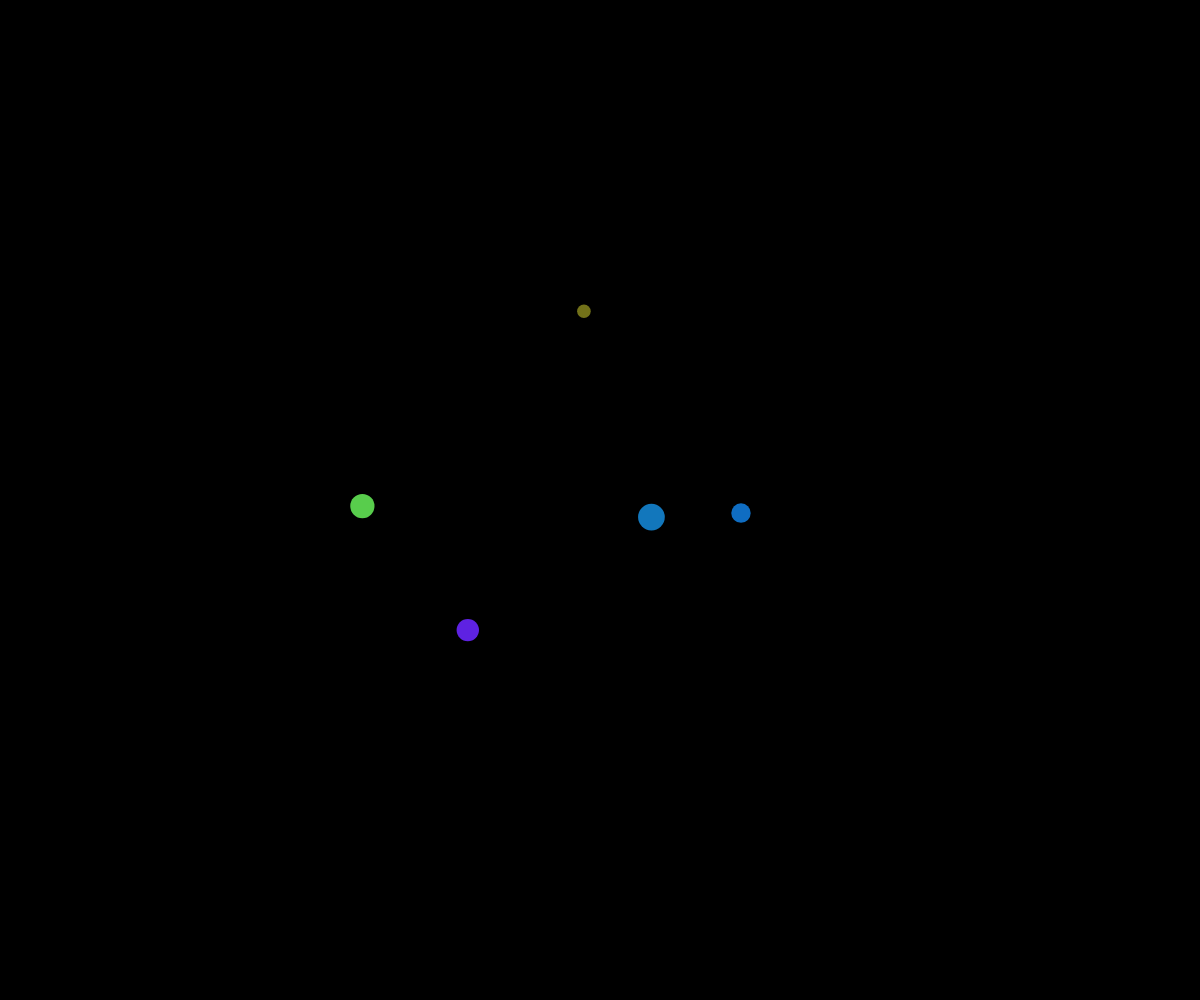
Frame 1 (no input)
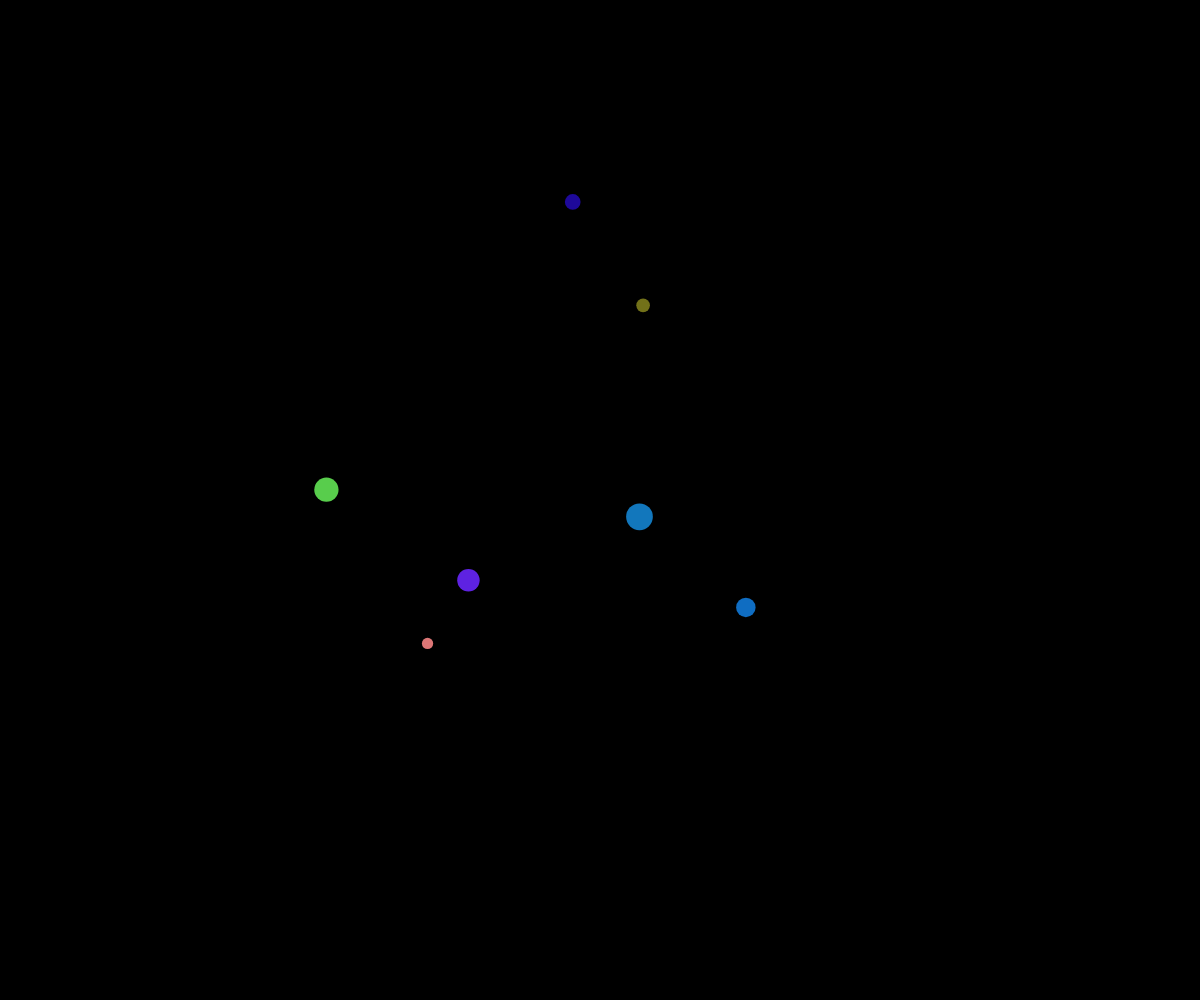
Frame 60 (no input)
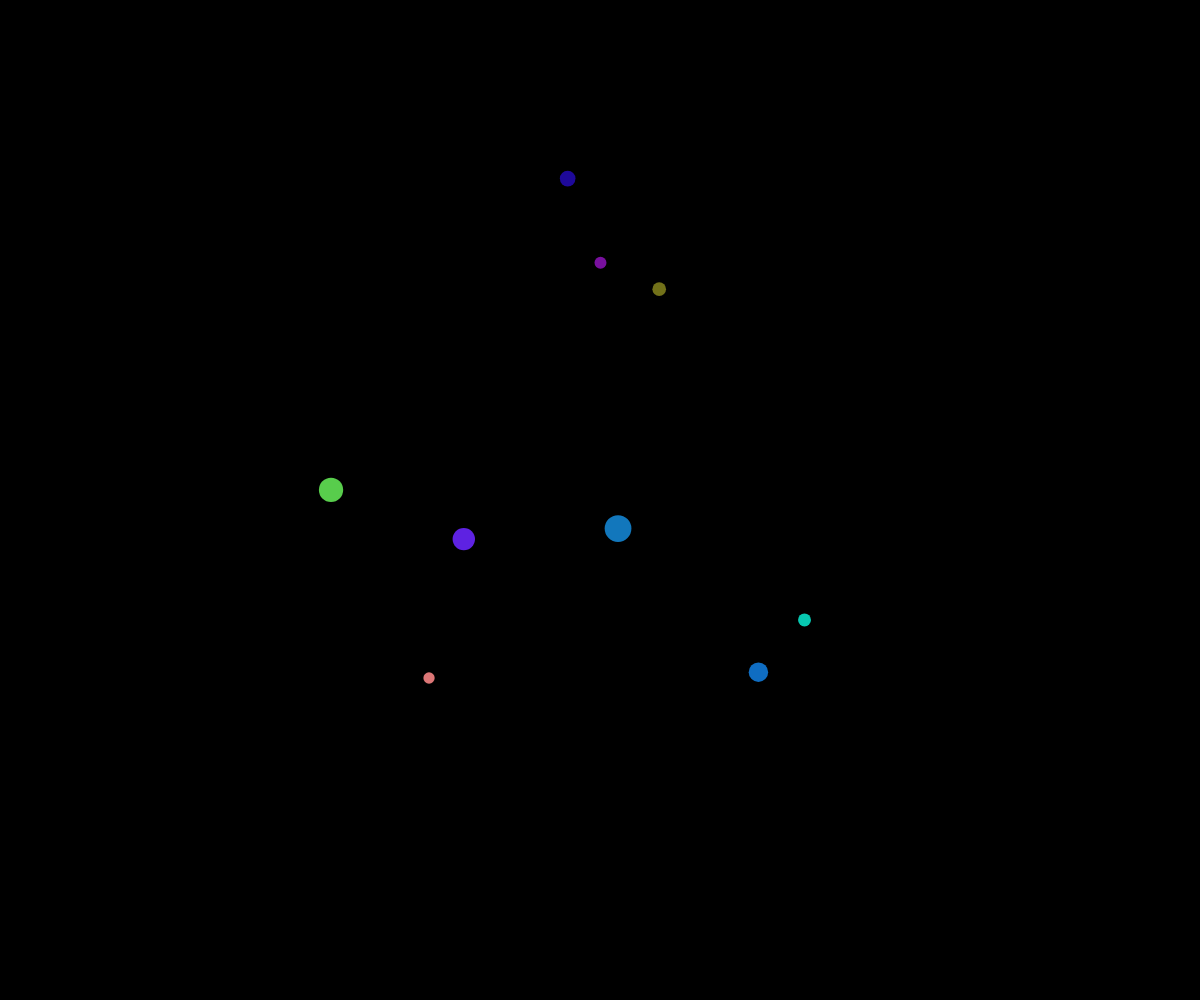
Frame 120 (the mouse pressed at the canvas centre since frame 60)

The p5.js sketch that drew these frames (run headless with seeded random() and noise() and a simulated clock; from frame 60 on, the mouse is pressed at the canvas centre):

// p5.js sketch
// ── sketch.js
// Project Title
// Your Name
// Date
//
// Extra for Experts:
// - describe what you did to take this project "above and beyond"

let theBubbles = []

function setup() {
  createCanvas(windowWidth, windowHeight);
  noStroke();
  for (let i = 0; i <5; i++){
    spawnBubble();
  }

  //spawn a new bubble every half second
  window.setInterval(spawnBubble, 500);
}

function draw() {
  background(0);
  //moveBubblesRandomly();
  moveBubblesWithNoise();
  displayBubbles();
  
}

function mousePressed(){
  //did you click on the bubble?
  for (let i = theBubbles.length-1; i >= 0; i--){
    if (clickedInBubble(mouseX, mouseY, theBubbles[i])) {
      //kill it
      theBubbles.splice(i, 1);
    }
  }
}

function clickedInBubble(x, y, someBubble){
  let distanceAway = dist(x, y, someBubble.x, someBubble.y);
  if (distanceAway <= someBubble.size/2){
    return true;
  }
  else{
    return false;
  }
}

function moveBubblesWithNoise(){
  for (let bubble of theBubbles){
    //figure out where to be
    let x = noise(bubble.timeX) * width;
    let y = noise(bubble.timeY) * height;
    //set bubble objects location
    bubble.x = x;
    bubble.y = y;

    //increment timeX and timeY
    bubble.timeX += bubble.deltaTime;
    bubble.timeY += bubble.deltaTime;
  }
}

function displayBubbles(){
  for (let bubble of theBubbles) {
    fill(bubble.r, bubble.g, bubble.b)
    circle(bubble.x, bubble.y, bubble.size);
  }
}

function spawnBubble(){
  let someBubble = {
    size: random(10, 30),
    x: random(width),
    y: random(height),
    speed: 3,
    r: random(0,255),
    g: random(0,255),
    b: random(0,255),
    alpha: random(0,255),
    timeX: random(0, 1000000),
    timeY: random(0, 1000000),
    deltaTime: 0.001,
  }
  theBubbles.push(someBubble)
}

function moveBubblesRandomly(){
  for (let bubble of theBubbles){
    let choice = random(100);
    if (choice < 25){
      //move up
      bubble.y -= bubble.speed;
    }
    else if (choice < 50){
      //move down
      bubble.y += bubble.speed;
    }
    else if (choice < 75){
      //move left
      bubble.x -= bubble.speed;
    }
    else {
      //move right
      bubble.x += bubble.speed;
    }
  
    
  }
}
